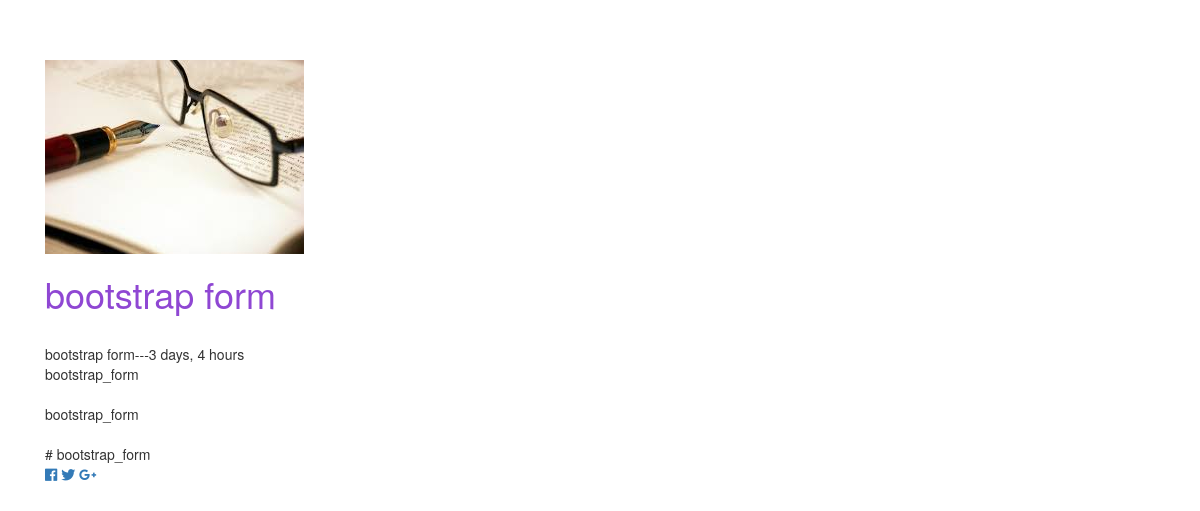
The app's page /posts/24/ with its own data.
### posts/models.py (models this page shows, shortened)
class Post(models.Model):
    title=models.CharField(max_length=100)
    content=models.TextField()
    image=models.ImageField(upload_to="upload_location",null=True,blank=True,height_field="height_field",width_field="width_field")
    height_field=models.IntegerField(default=0)
    width_field=models.IntegerField(default=0)
    updated=models.DateTimeField(auto_now=True,auto_now_add=False)
    timestamp=models.DateTimeField(auto_now=False,auto_now_add=True)
    class Meta:
        ordering=["-timestamp"]

### posts/views.py (the view)
# urls.py: path('<int:id>/',views.post_detail,name="detail"),
def post_detail(request,id):
    instance=get_object_or_404(Post,id=id)
    share_string=quote_plus(instance.content)
    context={
        "title":instance.title,
        "instance":instance,
        "share_string":share_string
    }
    return render(request,'post_detail.html',context)

### posts/templatetags/urlify.py (called while the page is built)
@register.filter
def urlify(value):
    return quote_plus(value)

### templates/post_detail.html (shortened to what this page needs)
{% extends 'base.html' %}
{% load urlify %}
{% block content %}
<div class="col-sm-6">
        <br><br><br>
        {% if instance.image %}
        <img src="{{instance.image.url}}" class="img-responsive"/>
       {% endif %}
        <h1> {{title}}</h1><br>
        {{instance.title}}---{{instance.timestamp|timesince}}<br>
        {{instance.content}}<br><br>
        {{instance.content|truncatechars:20|urlify}}<br><br>
       # {{share_string}}
<br>
        <a href="https://www.facebook.com/sharer/sharer.php?u={{request.build_absolute_uri}}">
                <i class="fab fa-facebook"></i>
                </a>
                <a href="https://twitter.com/home?status={{share_string}}%20{{request.build_absolute_uri}}">
                        <i class="fab fa-twitter"></i>
                        </a>
                        <a href='https://plus.google.com/share?url={{request.build_absolute_uri}}'><i class="fab fa-google-plus-g"></i></a>
</div>
{% endblock content %}

### static/css/base.css (style rules this page uses)
h1 { color: rgb(143, 71, 211) }

### records on screen
Post: image (placeholder picture), title "bootstrap form", timestamp "3 days, 4 hours", content "bootstrap_form", content|urlify "bootstrap_form"
